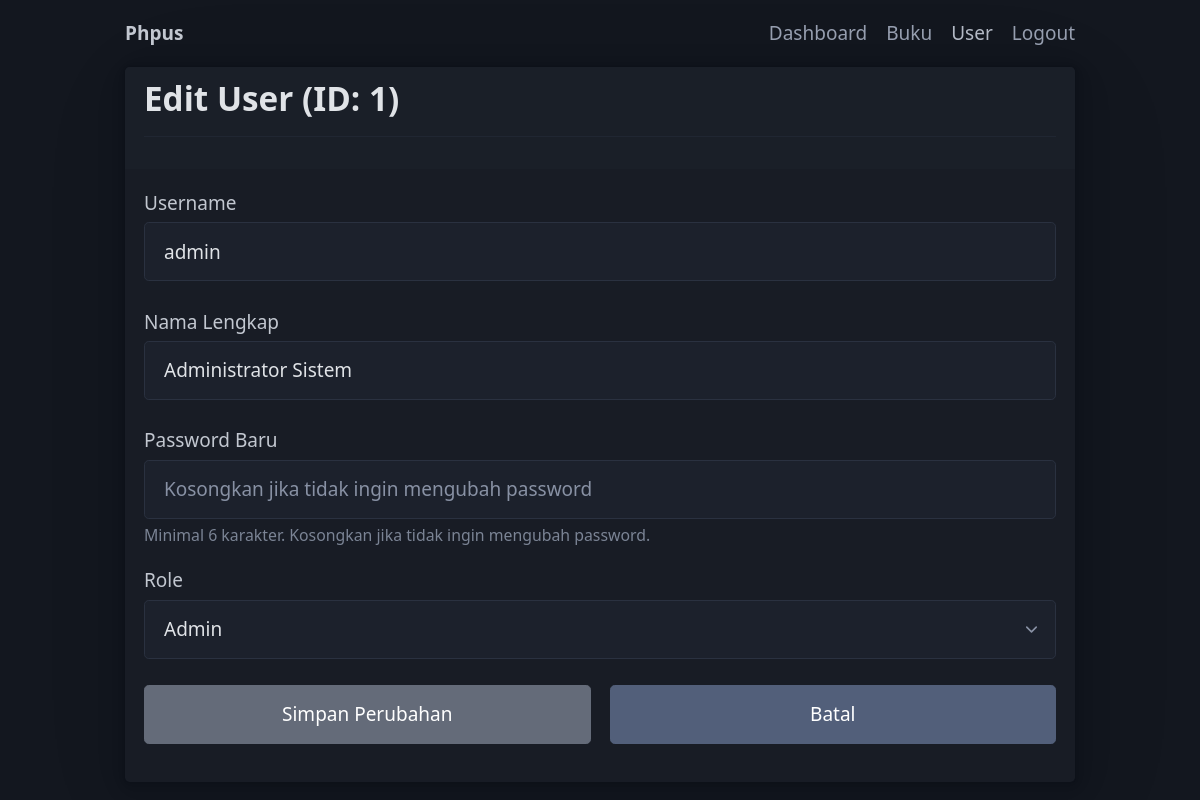
The page /pages/user/edit_user.php?id=1 (signed in) on the database its author committed.
### tables this page shows
CREATE TABLE users (
  id INT AUTO_INCREMENT PRIMARY KEY,
  username VARCHAR(50) NOT NULL UNIQUE,
  nama_lengkap VARCHAR(100) NOT NULL,
  password VARCHAR(255) NOT NULL,
  role ENUM('admin', 'user') NOT NULL
);

### config/koneksi.php (called while the page is built, shortened)
<?php
function sanitize($data) {
    return htmlspecialchars($data, ENT_QUOTES, 'UTF-8');
}
?>

### pages/user/edit_user.php (the view, shortened to what this page needs)
<?php
require_once '../../config/koneksi.php';
$role = $_SESSION['role'];
$user_id = isset($_GET['id']) ? (int)$_GET['id'] : 0;
$username = $nama_lengkap = $user_role = '';
if ($user_id > 0) {
    $sql_fetch = "SELECT username, nama_lengkap, role FROM users WHERE id = ?";
    if ($stmt_fetch = mysqli_prepare($koneksi, $sql_fetch)) {
        mysqli_stmt_bind_param($stmt_fetch, "i", $user_id);
        mysqli_stmt_execute($stmt_fetch);
        $result = mysqli_stmt_get_result($stmt_fetch);
        $user = mysqli_fetch_assoc($result);
        if ($user) {
            $username = $user['username'];
            $nama_lengkap = $user['nama_lengkap'];
            $user_role = $user['role'];
        } else {
            header("Location: list_user.php?error=User tidak ditemukan.");
            exit();
        }
    } else {
        die("Error preparing fetch statement: " . mysqli_error($koneksi));
    }
} else {
    header("Location: list_user.php?error=ID User tidak valid.");
    exit();
}
?>
<!DOCTYPE html>
<html lang="id" data-theme="dark">
<head>
    <link rel="stylesheet" href="../../css/pico.css">
    <link rel="stylesheet" href="../../css/custom.css">
</head>
<body>
    <div class="container">
        <nav>
            <ul>
                <li><strong>Phpus</strong></li>
            </ul>
            <ul>
                <li><a href="../../dashboard.php">Dashboard</a></li>
                <li><a href="../buku/list_buku.php">Buku</a></li>
                <?php if ($role === 'admin'): ?>
                <li><a href="list_user.php" aria-current="page">User</a></li>
                <?php endif; ?>
                <li><a href="../../logout.php">Logout</a></li>
            </ul>
        </nav>
        <main>
            <article>
                <header>
                    <h2>Edit User (ID: <?php echo sanitize($user_id); ?>)</h2>
                    <hr>
                </header>
                <form action="<?php echo htmlspecialchars($_SERVER["PHP_SELF"]) . '?id=' . $user_id; ?>" method="post">
                    <label for="username">
                        Username
                        <input type="text" id="username" name="username" value="<?php echo sanitize($username); ?>" required>
                    </label>
                    <label for="nama_lengkap">
                        Nama Lengkap
                        <input type="text" id="nama_lengkap" name="nama_lengkap" value="<?php echo sanitize($nama_lengkap); ?>" required>
                    </label>
                    <label for="password">
                        Password Baru
                        <input type="password" id="password" name="password" placeholder="Kosongkan jika tidak ingin mengubah password">
                        <small>Minimal 6 karakter. Kosongkan jika tidak ingin mengubah password.</small>
                    </label>
                    <label for="role">
                        Role
                        <select id="role" name="role" required>
                            <option value="admin" <?php echo ($user_role === 'admin') ? 'selected' : ''; ?>>Admin</option>
                        </select>
                    </label>
                    <div class="grid">
                        <button type="submit">Simpan Perubahan</button>
                        <button type="button" class="secondary" onclick="window.location.href='list_user.php'">Batal</button>
                    </div>
                </form>
            </article>
        </main>
    </div>
</body>
</html>

### rows shown on the page
users: username "admin", nama_lengkap "Administrator Sistem", role "Admin"

### other values the page prints
$user_id "1"
